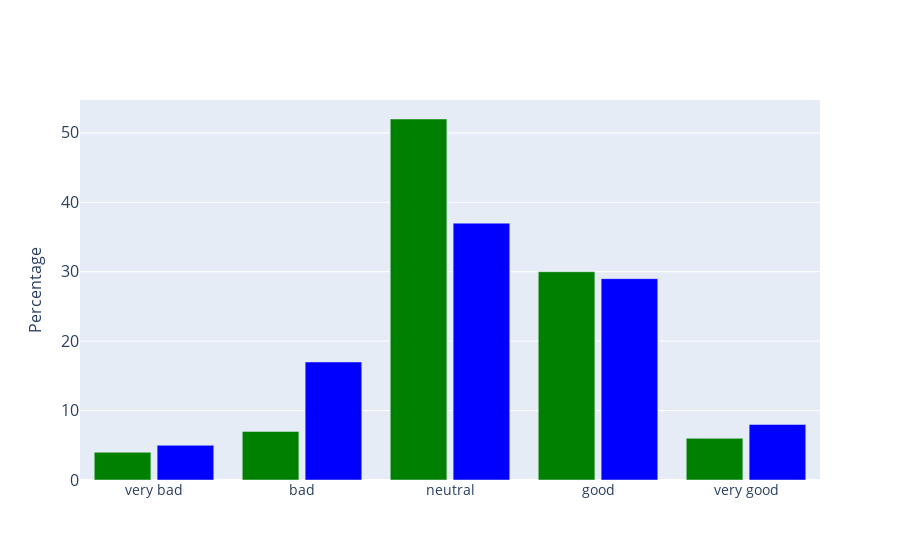

The code cell stored with this chart in its notebook:
### Code cell
opinions = ['very bad', 'bad', 'neutral', 'good', 'very good']

fig = go.Figure()
fig.add_trace(go.Bar(x=opinions,
                y=[4,7,52,30,6],
                name='Hanoi-UTM',
                marker_color='green'
                ))
fig.add_trace(go.Bar(x=opinions,
                y=[5,17,37,29,8],
                name='Nguyen 2023',
                marker_color='blue'
                ))
fig.update_layout(
    #title='Modal share statistic in 3 different studies',
    xaxis_tickfont_size=14,
    yaxis=dict(
        title='Percentage',
        titlefont_size=16,
        tickfont_size=16,
    ),
    showlegend=False,
    barmode='group',
    bargap=0.15, # gap between bars of adjacent location coordinates.
    bargroupgap=0.1 # gap between bars of the same location coordinate.
)
fig.show()
fig.write_image('../Figures/opinion_bus.pdf')

### Figure 1 — Plotly figure (JSON) as saved in the notebook; plotly's stock layout.template omitted (floating-point values rounded to 4 significant figures)
{"data": [{"marker": {"color": "green"}, "name": "Hanoi-UTM", "type": "bar", "x": ["very bad", "bad", "neutral", "good", "very good"], "y": [4, 7, 52, 30, 6]}, {"marker": {"color": "blue"}, "name": "Nguyen 2023", "type": "bar", "x": ["very bad", "bad", "neutral", "good", "very good"], "y": [5, 17, 37, 29, 8]}], "layout": {"bargap": 0.15, "bargroupgap": 0.1, "barmode": "group", "showlegend": false, "xaxis": {"tickfont": {"size": 14}}, "yaxis": {"tickfont": {"size": 16}, "title": {"font": {"size": 16}, "text": "Percentage"}}}}
